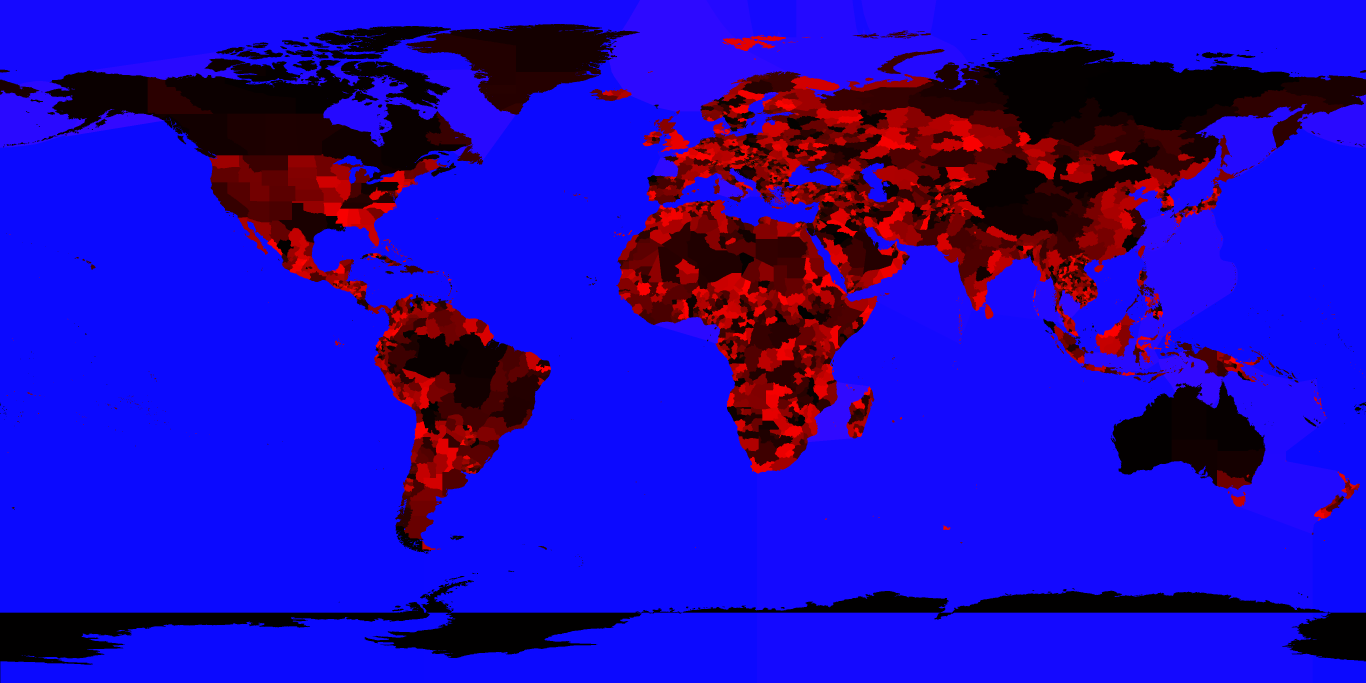
#> input picture games/sojourner/baked/assets/idmap.png, 4096 x 2048 px, found by its file name (shown at 1/3 size)
$ python fillsea.py
#> lines starting #> are read from the running program, lines starting #| are printed output that depends on the picture
"""Give every square of open sea a name.

The picking raster only carried the 46 named water bodies as they are actually
drawn, which left 22% of the map -- almost all of it polar ocean -- with no id at
all. A press there returned nothing, and the game answered 'Open water, hold over
land' even when the thing being asked for was a sea. The Beaufort Sea was
unplayable for exactly this reason: its own pixels are there, but the Arctic
around it was blank, and pickAt only looks 14 pixels for a neighbour.

So: every unmapped pixel is assigned to the nearest named water body. Land is left
untouched, and no new ids are created -- the seas simply reach as far as the water
does. Run after fixcentroids, so that the centres and radii are measured from the
true extents rather than these grown ones.
"""
import json, numpy as np
from PIL import Image
from scipy import ndimage

SRC = '/tmp/build/idmap.png'
im = Image.open(SRC).convert('RGB')
#> im is the input picture: PIL image 4096x2048 RGB; mean R, G, B 31.5, 6.7, 185.6
a = np.asarray(im)
ids = a[:, :, 0].astype(np.int32) + a[:, :, 1].astype(np.int32) * 256
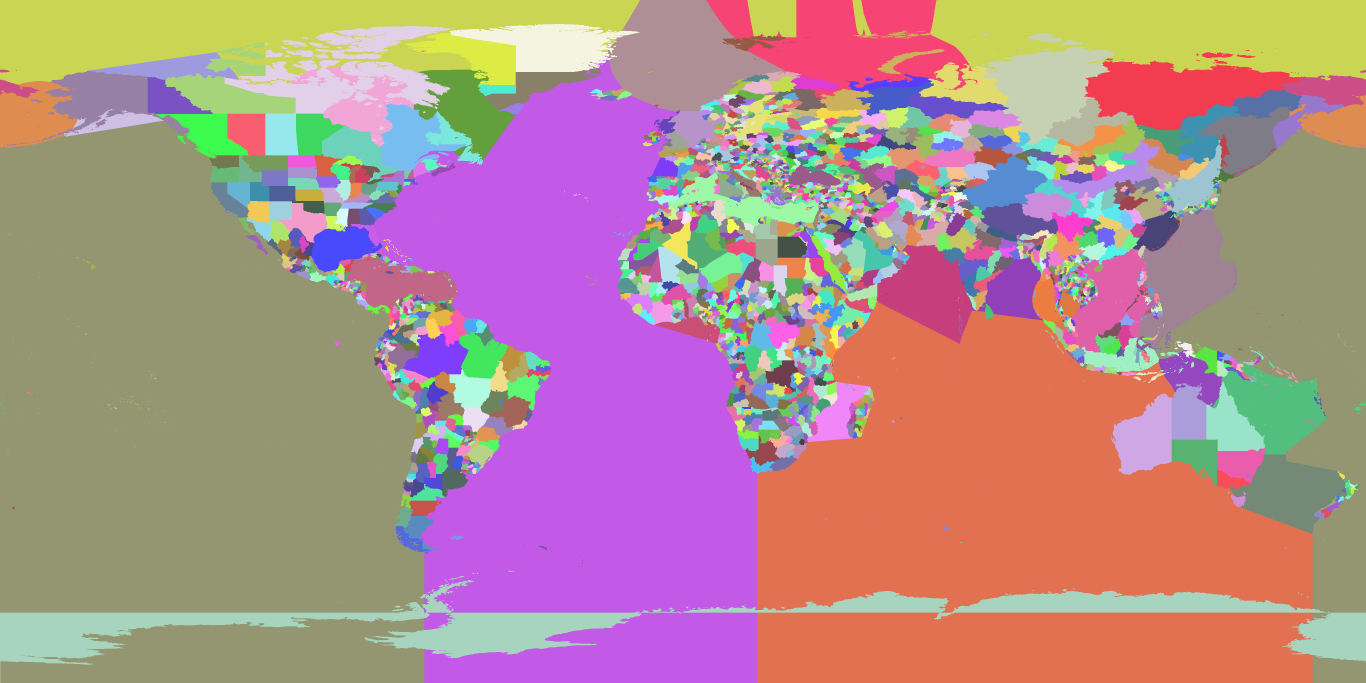
#> ids: shape (2048, 4096) int32 (shown at 1/3 size); 2354 distinct labels, from 1 to 2355; one colour per label, 0 black
H, W = ids.shape
#> H = 2048; W = 4096

#> (the run stopped early here; a loop or call above may not have finished)
